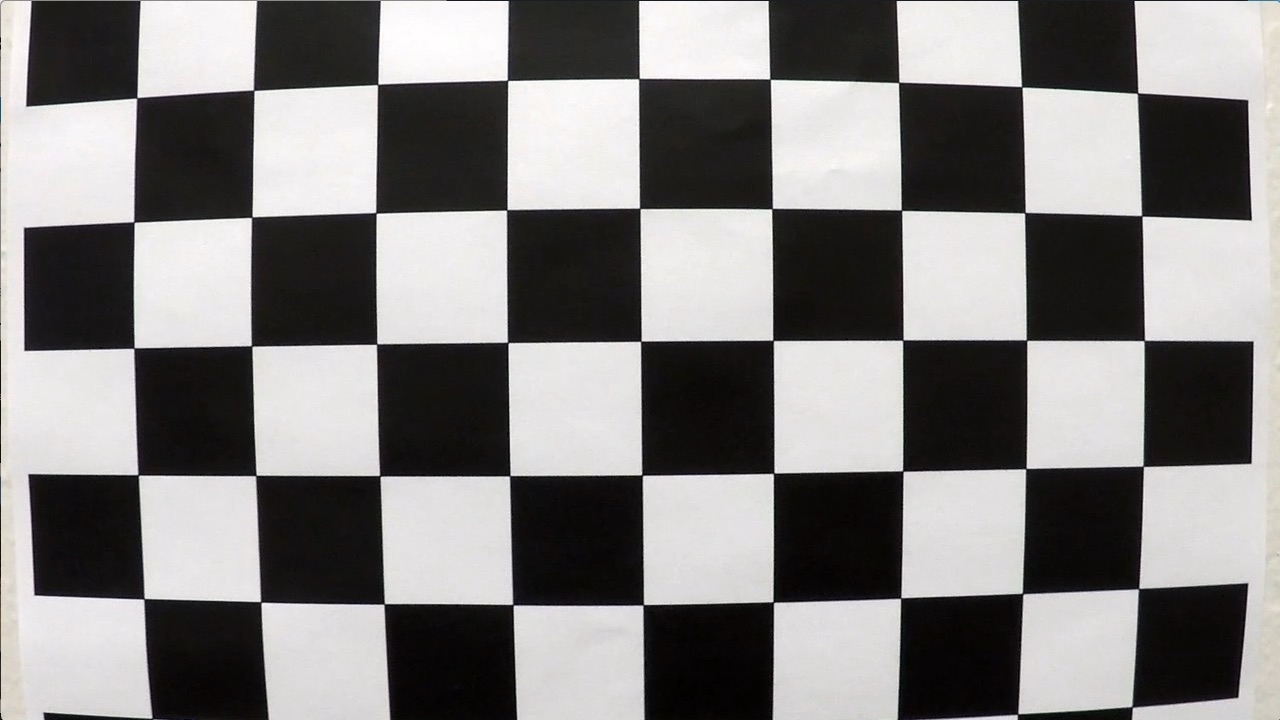
#> input picture camera_cal/calibration01.jpg, 1280 x 720 px; its folder holds only this picture in this run
$ python calibration.py
#> lines starting #> are read from the running program, lines starting #| are printed output that depends on the picture
#!/usr/bin/env python
import os
import cv2
import glob
import numpy as np
import pickle
import matplotlib.pyplot as plt

CALIBRATION_DIR = 'camera_cal'
TEST_IMG_DIR = 'test_images'
OUTPUT_DIR = 'output_images'
IMG_SHAPE = (1280, 720, 3)

def _objPoints3D(points):
    '''Calculates a grid of points with dimensions provided.

    Returns an array of points like (0,0,0), (1,0,0), (2,0,0) ....,(9,6,0)
    '''
    objp = np.zeros((points[0]*points[1], 3), np.float32)
    objp[:,:2] = np.mgrid[0:points[0],0:points[1]].T.reshape(-1,2)
    return objp

def calibrate(images=None, points=(9,6)):
    '''Calibrates a camera matrix based on a set of test checkerboard images.'''
#> called with points = (9, 6)

    if os.path.exists('calibration.p'):
        print("Loading calibration from file 'calibration.p'")
        with open('calibration.p', 'rb') as f:
#> (reads calibration.p from the repository)
            return pickle.load(f)
    print("Calibrating...")

    assert(len(points) == 2)
    assert(min(points) > 0)

    if images is None:
        images = sorted(glob.glob(os.path.join(CALIBRATION_DIR, '*.jpg')))

    # termination criteria
    criteria = (cv2.TERM_CRITERIA_EPS + cv2.TERM_CRITERIA_MAX_ITER, 30, 0.001)

    # Arrays to store object points and image points from all the images.
    objpoints = [] # 3d point in real world space
    imgpoints = [] # 2d points in image plane.
    objp = _objPoints3D(points)

    for fname in images:
        img = cv2.imread(fname)
        if img.shape != IMG_SHAPE:
            img = cv2.resize(img, (IMG_SHAPE[0], IMG_SHAPE[1]))

        gray = cv2.cvtColor(img, cv2.COLOR_BGR2GRAY)
        ret, corners = cv2.findChessboardCorners(gray, points, None)

        # If found, add object points, image points (after refining them)
        if ret:
            objpoints.append(objp)
            corners2 = cv2.cornerSubPix(gray, corners, (11,11), (-1,-1), criteria)
            imgpoints.append(corners2)

    calibration = cv2.calibrateCamera(objpoints, imgpoints, gray.shape[::-1], None, None)

    with open('calibration.p', 'wb') as f:
        print("Calibration written to file 'calibration.p'")
        pickle.dump(calibration, f)

    return calibration

def undistort(img, calibration):
    '''Undistort a single image based on a camera calibration'''

    # Some of the sample images have an extra pixel, this can mess some subtle
    # things up, so fix it first.
    if img.shape != IMG_SHAPE:
        img = cv2.resize(img, (IMG_SHAPE[0], IMG_SHAPE[1]))

    # If we have no calibration results, return the image as given
    if calibration is None:
        return img

    # Otherwise run it through the undistortion process
    ret, mtx, dist, rvecs, tvecs = calibration
    return cv2.undistort(img, mtx, dist, None, mtx)


def undistort_examples(images, calibration):
    '''Undistorts a set of images based on a camera calibration.

    Returns a single image of the original and undistorted images stacked side
    by side, with each example image stacked vertically.
    '''
    ret, mtx, dist, rvecs, tvecs = calibration
    num_img = len(images)
    result = None
    for i, fname in enumerate(images):
        img = cv2.imread(images[i])
#> img is the input picture: shape (720, 1280, 3); mean B, G, R 127.8, 128.4, 130.1
        dst = undistort(img, calibration)
#> in undistort, `return cv2.undistort(img, mtx, dist, None, mtx)`:
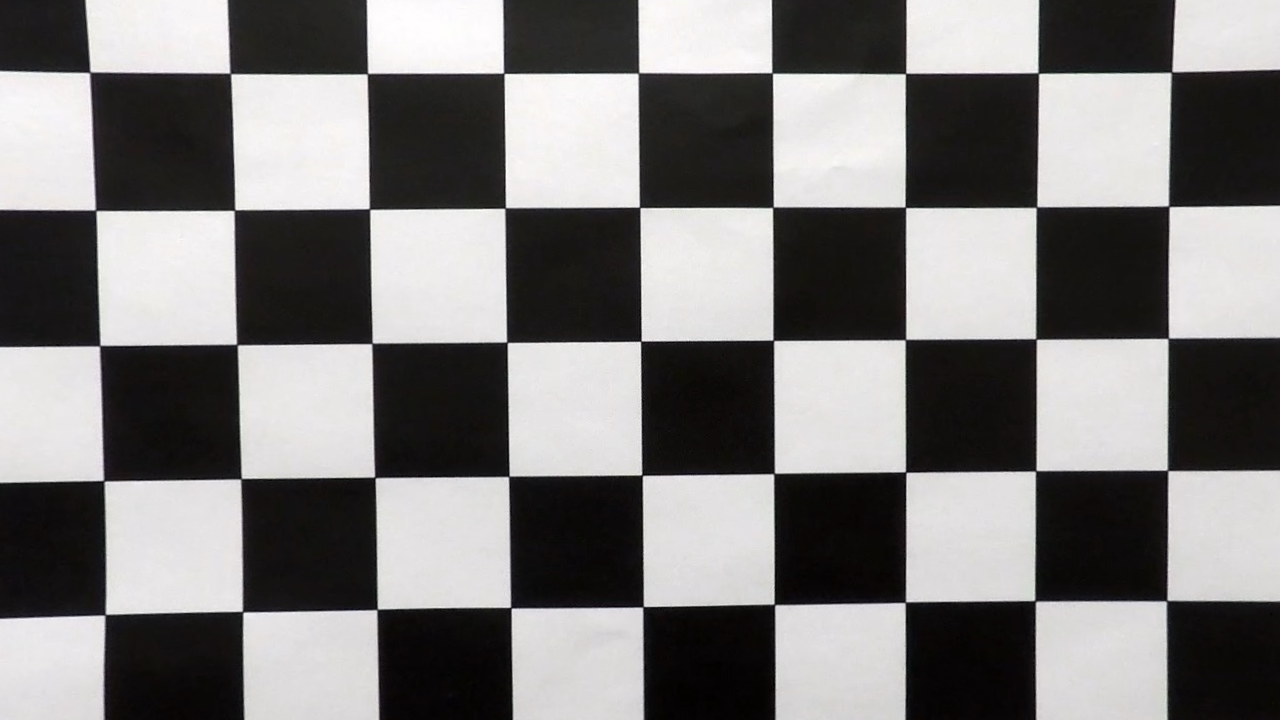
#> returned value: shape (720, 1280, 3); mean of channels 0, 1, 2 123.3, 123.7, 125.3; drawn as B, G, R
        sidebyside = np.hstack((img,dst))
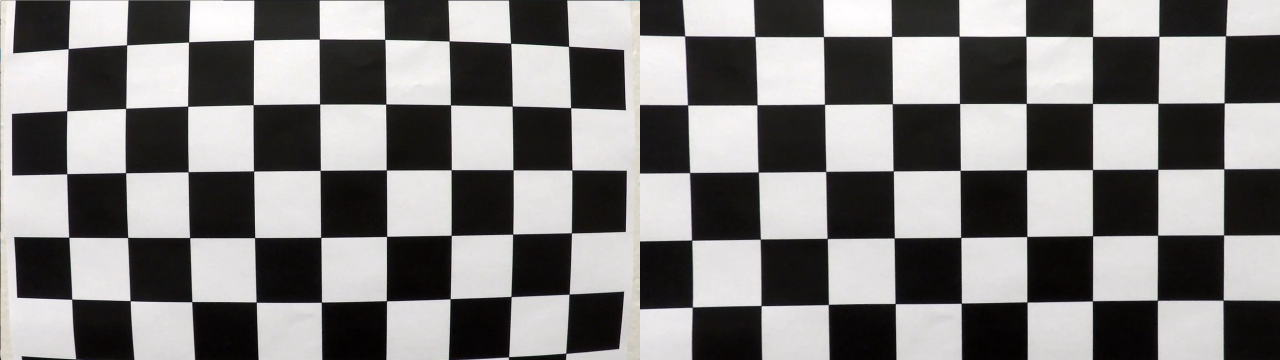
#> sidebyside: shape (720, 2560, 3) (shown at 1/2 size); mean B, G, R 125.5, 126.1, 127.7
        if result is None:
            result = sidebyside
        else:
            result = np.concatenate((result, sidebyside))

    return result

if __name__ == '__main__':
    outfile1 = os.path.join(OUTPUT_DIR, 'calibration.jpg')
    outfile2 = os.path.join(OUTPUT_DIR, 'distortion_correction.jpg')
    images = sorted(glob.glob(os.path.join(CALIBRATION_DIR, '*.jpg')))

    print("Calibrating...")
    calibration = calibrate(images)
    comparison = undistort_examples(images[0:4], calibration)
    cv2.imwrite(outfile1, comparison)
    print("calibration output written to {}".format(outfile1))

    images = sorted(glob.glob(os.path.join(TEST_IMG_DIR, '*.jpg')))
    comparison = undistort_examples(images, calibration)
    cv2.imwrite(outfile2, comparison)
    print("calibration output written to {}".format(outfile2))
